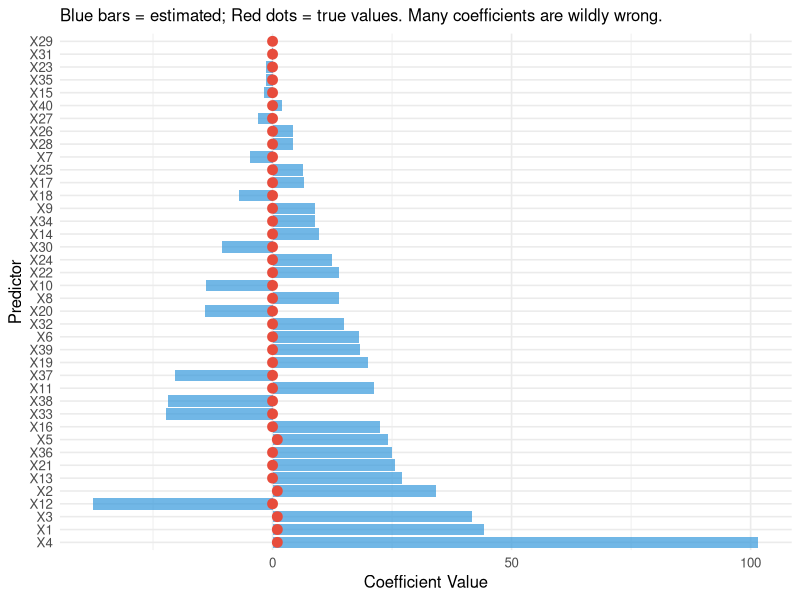
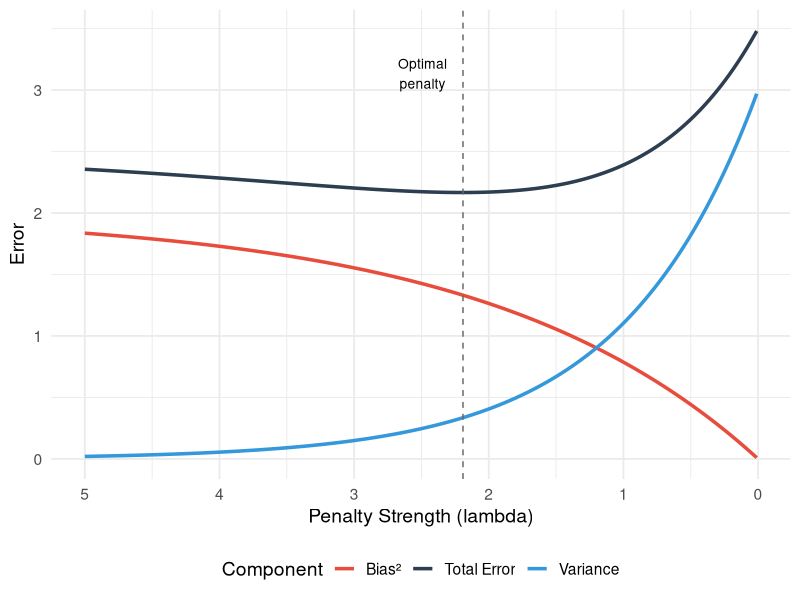
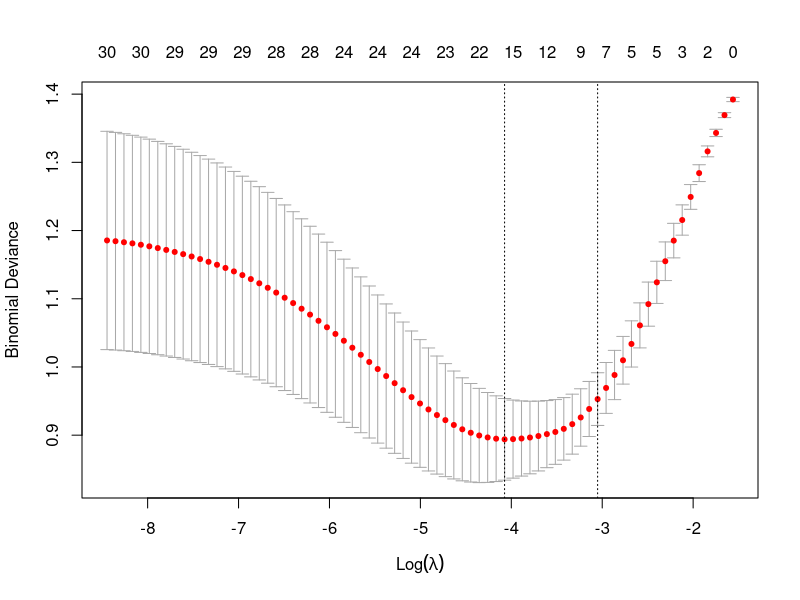
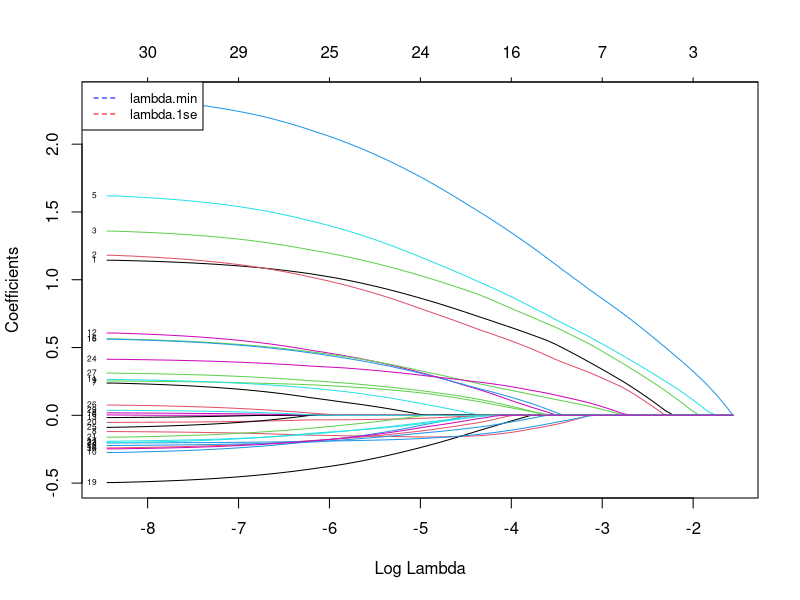
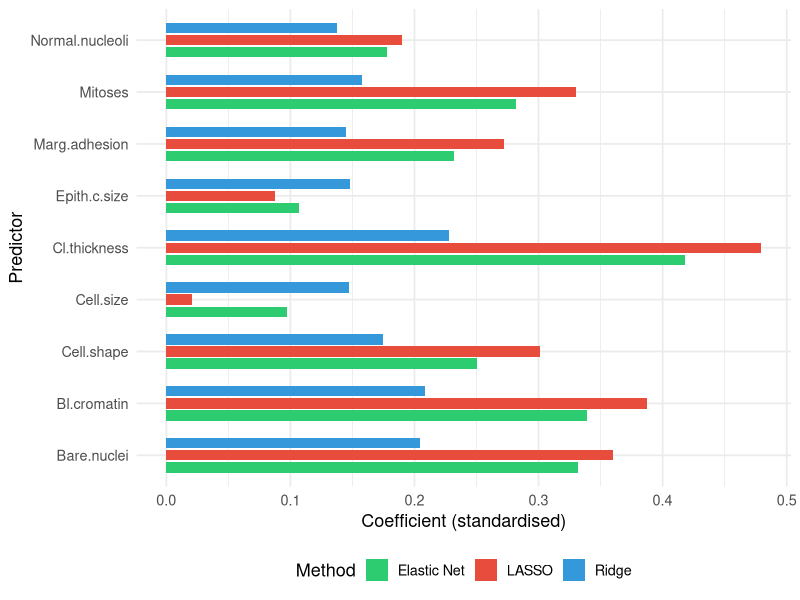
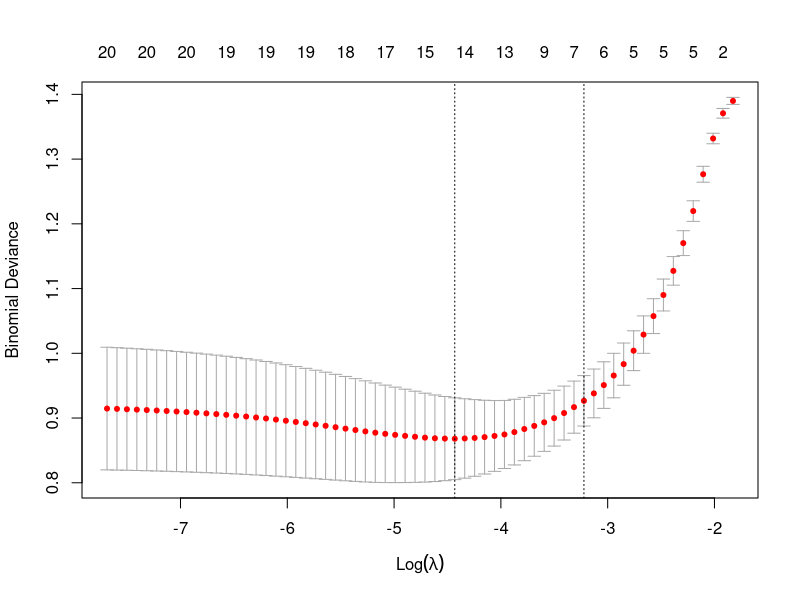

The R source for these figures, in order:
## ---- chunk 1
#| label: fig-overfitting-demo
#| fig-cap: "Simulated example: standard logistic regression with 40 predictors and 100 observations. Many coefficients are wildly inflated. True coefficients (most are zero) are shown in red."
#| code-fold: true
#| warning: false
#| message: false

library(ggplot2)

set.seed(42)
n <- 100
p <- 40

# True model: only 5 predictors matter
X <- matrix(rnorm(n * p), n, p)
colnames(X) <- paste0("X", 1:p)
true_beta <- c(rep(1, 5), rep(0, p - 5))
logit_p <- X %*% true_beta
y <- rbinom(n, 1, plogis(logit_p))

# Fit standard logistic regression (suppress warnings about non-convergence)
fit_standard <- suppressWarnings(
  glm(y ~ X, family = binomial())
)

coef_df <- data.frame(
  predictor = paste0("X", 1:p),
  estimated = coef(fit_standard)[-1], # Remove intercept
  true = true_beta
)

ggplot(coef_df, aes(x = reorder(predictor, -abs(estimated)))) +
  geom_col(aes(y = estimated), fill = "#3498db", alpha = 0.7) +
  geom_point(aes(y = true), colour = "#e74c3c", size = 3) +
  coord_flip() +
  labs(
    x = "Predictor",
    y = "Coefficient Value",
    subtitle = "Blue bars = estimated; Red dots = true values. Many coefficients are wildly wrong."
  ) +
  theme_minimal(base_size = 12)
## ---- chunk 2
#| label: fig-bias-variance
#| fig-cap: "The bias-variance tradeoff. As model complexity increases (or penalty decreases), bias decreases but variance increases. The sweet spot minimises total error."
#| code-fold: true
#| warning: false

library(ggplot2)

lambda <- seq(0.01, 5, length.out = 200)
bias2 <- 2 * (1 - exp(-0.5 * lambda))
variance <- 3 * exp(-lambda)
total <- bias2 + variance + 0.5

df_bv <- data.frame(
  lambda = rep(lambda, 3),
  error = c(bias2, variance, total),
  component = rep(c("Bias²", "Variance", "Total Error"), each = length(lambda))
)

ggplot(df_bv, aes(x = lambda, y = error, colour = component)) +
  geom_line(linewidth = 1.2) +
  scale_colour_manual(
    values = c(
      "Bias²" = "#e74c3c",
      "Variance" = "#3498db",
      "Total Error" = "#2c3e50"
    )
  ) +
  geom_vline(
    xintercept = lambda[which.min(total)],
    linetype = "dashed",
    colour = "grey40"
  ) +
  annotate(
    "text",
    x = lambda[which.min(total)] + 0.3,
    y = max(total) * 0.9,
    label = "Optimal\npenalty",
    size = 3.5
  ) +
  labs(x = "Penalty Strength (lambda)", y = "Error", colour = "Component") +
  scale_x_reverse() +
  theme_minimal(base_size = 14) +
  theme(legend.position = "bottom")
## ---- chunk 3
#| label: fig-cv-lambda
#| fig-cap: "Cross-validation curve for LASSO. The x-axis is -log(lambda) (so the penalty decreases left to right), the y-axis is cross-validated deviance. Vertical lines mark lambda.1se (left) and lambda.min (right)."
#| code-fold: true
#| warning: false
#| message: false

library(glmnet)

set.seed(42)
n <- 200
p <- 30
X <- matrix(rnorm(n * p), n, p)
true_beta <- c(rep(1.5, 5), rep(0, 25))
y <- rbinom(n, 1, plogis(X %*% true_beta))

cv_fit <- cv.glmnet(X, y, family = "binomial", alpha = 1, nfolds = 10)
plot(cv_fit)
## ---- chunk 4
#| label: fig-regularisation-path
#| fig-cap: "LASSO regularisation path. Each line is one coefficient. As lambda decreases (left to right), more coefficients become non-zero. The five truly non-zero coefficients (shown as they enter the model) are recovered first."
#| code-fold: true
#| warning: false
#| message: false

library(glmnet)

fit_lasso <- glmnet(X, y, family = "binomial", alpha = 1)
# glmnet 5.0 draws this plot on a -log(lambda) axis, so the reference
# lines are placed at -log(lambda.min) and -log(lambda.1se) to match.
plot(fit_lasso, xvar = "lambda", label = TRUE)
abline(v = -log(cv_fit$lambda.min), lty = 2, col = "blue")
abline(v = -log(cv_fit$lambda.1se), lty = 2, col = "red")
legend(
  "topleft",
  legend = c("lambda.min", "lambda.1se"),
  col = c("blue", "red"),
  lty = 2,
  cex = 0.8
)
## ---- chunk 5
#| label: breast-cancer-r
#| warning: false
#| message: false

library(glmnet)
library(ggplot2)

# Load the dataset (9 cytological attributes, Original Wisconsin data)
# install.packages("mlbench")
data(BreastCancer, package = "mlbench")

# Prepare the data
bc <- BreastCancer[complete.cases(BreastCancer), ]
bc$diagnosis <- ifelse(bc$Class == "malignant", 1, 0)

# Extract numeric predictors (the 9 cytological attributes, columns 2-10)
X <- as.matrix(apply(bc[, 2:10], 2, as.numeric))
y <- bc$diagnosis

# Fit LASSO with cross-validation
set.seed(42)
cv_lasso <- cv.glmnet(X, y, family = "binomial", alpha = 1, nfolds = 10)

# Compare LASSO, Ridge, and Elastic Net
set.seed(42)
cv_ridge <- cv.glmnet(X, y, family = "binomial", alpha = 0, nfolds = 10)
cv_enet <- cv.glmnet(X, y, family = "binomial", alpha = 0.5, nfolds = 10)

# The two standard LASSO penalties chosen by cross-validation
lambda_tab <- data.frame(
  Choice = c("lambda.min (best prediction)", "lambda.1se (parsimonious)"),
  Lambda = round(c(cv_lasso$lambda.min, cv_lasso$lambda.1se), 4)
)
knitr::kable(
  lambda_tab,
  caption = "The two standard LASSO penalties chosen by cross-validation."
)

# LASSO coefficients (log-odds scale) at each penalty
coef_1se <- as.matrix(coef(cv_lasso, s = "lambda.1se"))
coef_min <- as.matrix(coef(cv_lasso, s = "lambda.min"))
coef_tab <- data.frame(
  Variable = rownames(coef_1se),
  `lambda.1se` = round(coef_1se[, 1], 4),
  `lambda.min` = round(coef_min[, 1], 4),
  check.names = FALSE,
  row.names = NULL
)
# keep only variables retained by at least one penalty
coef_tab <- coef_tab[
  coef_tab[["lambda.1se"]] != 0 | coef_tab[["lambda.min"]] != 0,
]
knitr::kable(
  coef_tab,
  caption = "LASSO coefficients (log-odds scale) at each penalty. A zero means the variable was shrunk out of the model."
)

# Cross-validated deviance for the three methods (lower = better fit)
deviance_tab <- data.frame(
  Method = c("Ridge", "Elastic Net", "LASSO"),
  `CV deviance` = round(
    c(min(cv_ridge$cvm), min(cv_enet$cvm), min(cv_lasso$cvm)),
    4
  ),
  check.names = FALSE
)
knitr::kable(
  deviance_tab,
  caption = "Cross-validated deviance at lambda.min (lower = better fit)."
)
## ---- chunk 6
#| label: fig-compare-methods
#| fig-cap: "Coefficient estimates from Ridge, Elastic Net, and LASSO for the breast cancer dataset (R). Ridge retains all predictors; LASSO sets some to zero; Elastic Net is intermediate."
#| code-fold: true
#| warning: false
#| message: false

library(tidyverse)   # ggplot2 / dplyr / tibble

# Extract coefficients at lambda.min for each method
coef_ridge <- as.vector(coef(cv_ridge, s = "lambda.min"))[-1]
coef_enet <- as.vector(coef(cv_enet, s = "lambda.min"))[-1]
coef_lasso <- as.vector(coef(cv_lasso, s = "lambda.min"))[-1]

pred_names <- colnames(X)

comp_df <- data.frame(
  predictor = rep(pred_names, 3),
  coefficient = c(coef_ridge, coef_enet, coef_lasso),
  method = rep(c("Ridge", "Elastic Net", "LASSO"), each = length(pred_names))
)

ggplot(comp_df, aes(x = predictor, y = coefficient, fill = method)) +
  geom_col(position = position_dodge(width = 0.7), width = 0.6) +
  scale_fill_manual(
    values = c(
      "Ridge" = "#3498db",
      "Elastic Net" = "#2ecc71",
      "LASSO" = "#e74c3c"
    )
  ) +
  coord_flip() +
  labs(x = "Predictor", y = "Coefficient (standardised)", fill = "Method") +
  theme_minimal(base_size = 13) +
  theme(legend.position = "bottom")
## ---- chunk 7
#| label: r-glmnet-walkthrough
#| warning: false
#| message: false

library(glmnet)

# --- Step 0: Simulated example data (replace with your own) ---
set.seed(42)
n <- 300
p <- 20
X_all <- matrix(rnorm(n * p), n, p)
colnames(X_all) <- paste0("x", 1:p)
true_beta <- c(rep(1.2, 5), rep(0, p - 5)) # only first 5 predictors matter
y_all <- rbinom(n, 1, plogis(X_all %*% true_beta))

# Train/test split (75% / 25%)
train <- sample(seq_len(n), size = 0.75 * n)
X <- X_all[train, ]
y <- y_all[train]
X_test <- X_all[-train, ]
y_test <- y_all[-train]

# --- Step 1: Fit LASSO with cross-validation ---
# alpha = 1 for LASSO, 0 for Ridge, 0-1 for Elastic Net
# family = "gaussian" (linear), "binomial" (logistic), "cox" (survival)
cv_fit <- cv.glmnet(X, y, family = "binomial", alpha = 1, nfolds = 10)

# --- Step 2: Examine the CV curve (deviance vs log lambda) ---
plot(cv_fit)

# --- Step 3: Extract coefficients at the two recommended lambdas ---
# Non-zero coefficients at lambda.1se (the parsimonious model)
coef_1se <- as.matrix(coef(cv_fit, s = "lambda.1se"))
sel <- coef_1se[coef_1se[, 1] != 0, , drop = FALSE]
knitr::kable(
  data.frame(
    Variable = rownames(sel),
    Coefficient = round(sel[, 1], 3),
    row.names = NULL
  ),
  caption = "Non-zero coefficients at lambda.1se (log-odds scale)."
)
## ---- chunk 8
#| label: r-glmnet-walkthrough-extra
#| output: false
# --- Step 4: Predict on the held-out test set ---
predictions <- predict(
  cv_fit,
  newx = X_test,
  s = "lambda.min",
  type = "response"
) # predicted probabilities
head(round(as.vector(predictions), 3)) # inspect the first few

# --- Step 5: Search over alpha for the best Elastic Net mix ---
alphas <- c(0, 0.25, 0.5, 0.75, 1)
min_errors <- sapply(alphas, function(a) {
  min(cv.glmnet(X, y, family = "binomial", alpha = a, nfolds = 10)$cvm)
})
best_alpha <- alphas[which.min(min_errors)] # 1 = LASSO, 0 = Ridge
